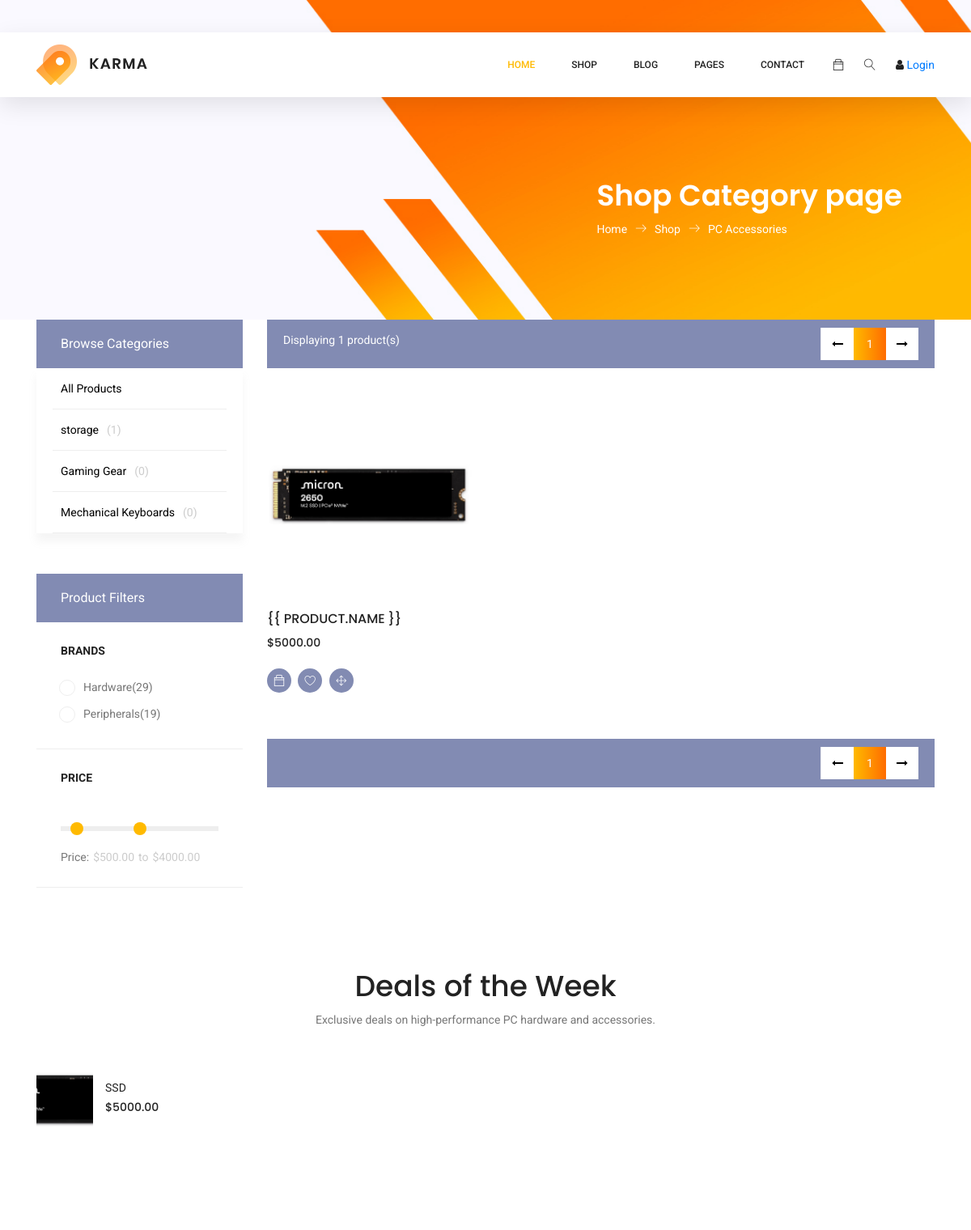
/products/ (upper part), run on an earlier commit of the app's database.
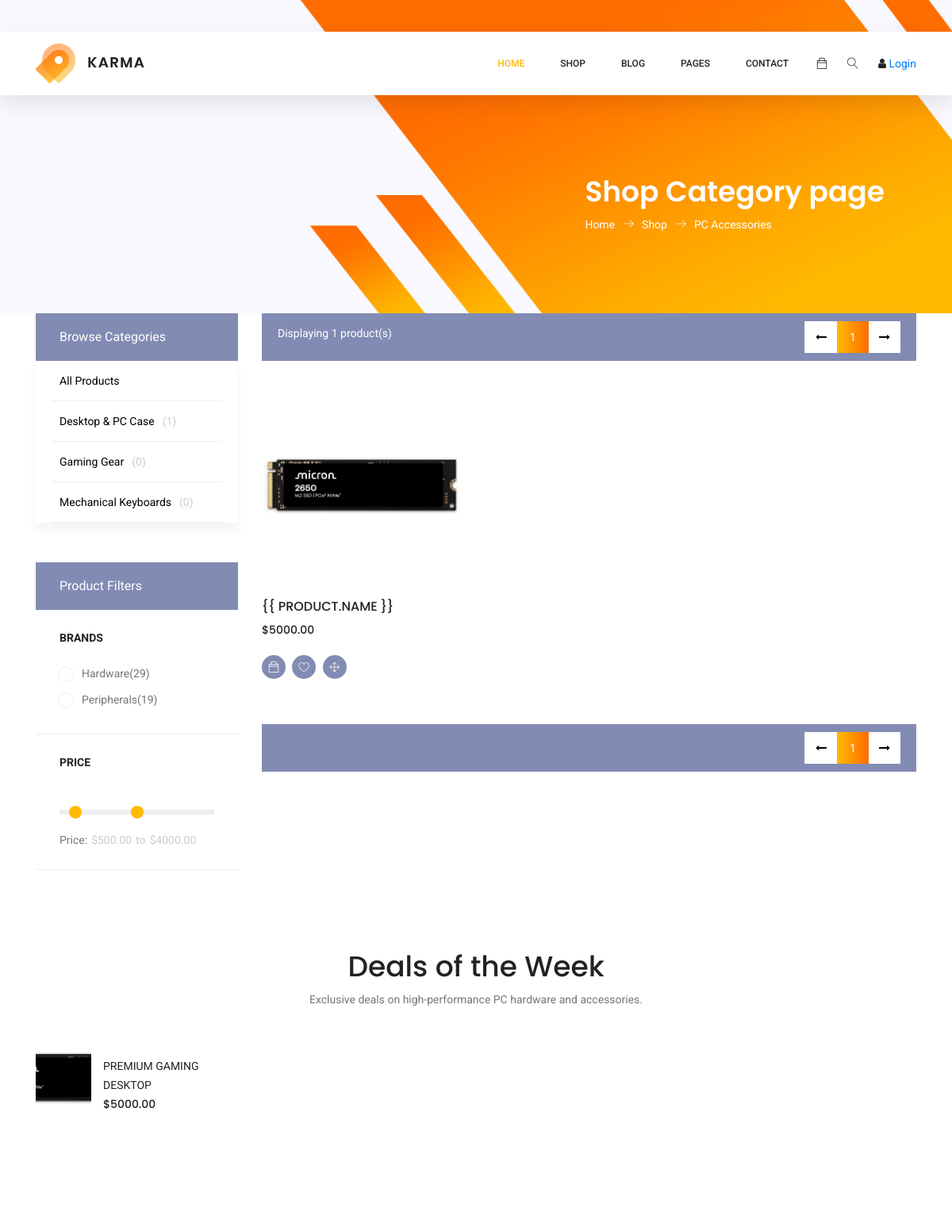
And on a later commit of the database.
### customer_app/models.py (models this page shows, shortened)
class Category(models.Model):
    name = models.CharField(max_length=100)
    description = models.TextField(blank=True, null=True)

class Product(models.Model):
    name = models.CharField(max_length=200)
    category = models.ForeignKey(Category, on_delete=models.CASCADE, null=True, blank=True)
    price = models.DecimalField(max_digits=10, decimal_places=2)
    stock = models.IntegerField(default=0)
    image = models.ImageField(upload_to='products/')
    description = models.TextField()
    created_at = models.DateTimeField(auto_now_add=True, null=True)

### customer_app/views.py (the view)
# urls.py: path('products/', views.product_list, name='admin_product_list'),
def product_list(request):
    cat_id = request.GET.get('cat')
    categories = Category.objects.all()
    if cat_id:
        products = Product.objects.filter(category_id=cat_id)
        current_cat = get_object_or_404(Category, id=cat_id)
    else:
        products = Product.objects.all()
        current_cat = None
    return render(request, 'customer_app/category.html', {
        'products': products,
        'categories': categories,
        'current_cat': current_cat
    })

### customer_app/templates/customer_app/category.html (shortened to what the changed rows need)
{% extends "customer_app/base.html" %}
{% load static %}
{% block content %}
<section class="banner-area organic-breadcrumb">
	<div class="container">
		<div class="breadcrumb-banner d-flex flex-wrap align-items-center justify-content-end">
			<div class="col-first">
				<h1>{% if current_cat %}{{ current_cat.name }}{% else %}Shop Category page{% endif %}</h1>
			</div>
		</div>
	</div>
</section>
<div class="container">
	<div class="row">
		<div class="col-xl-3 col-lg-4 col-md-5">
			<div class="sidebar-categories">
				<ul class="main-categories">
					{% for cat in categories %}
					<li class="main-nav-list">
						<a href="{% url 'product_list' %}?cat={{ cat.id }}">
							{{ cat.name }}<span class="number">({{ cat.product_set.count }})</span>
						</a>
					</li>
					{% endfor %}
				</ul>
			</div>
		</div>
		<div class="col-xl-9 col-lg-8 col-md-7">
			<section class="lattest-product-area pb-40 category-list">
				<div class="row">
					{% for product in products %}
					<div class="col-lg-4 col-md-6">
						<div class="single-product">
							<a href="{% url 'product_detail' product.id %}">
								{% if product.image %}
								<img class="img-fluid" src="{{ product.image.url }}"
									style="height:250px; width:100%; object-fit:contain;" alt="">
								{% else %}
								<img class="img-fluid" src="{% static 'customer_app/img/product/p1.jpg' %}"
									style="height:250px; width:100%; object-fit:contain;" alt="">
								{% endif %}
							</a>
							<div class="product-details">
								<h6><a href="{% url 'product_detail' product.id %}" style="color:inherit;">{{
										product.name }}</a></h6>
								<div class="price">
									<h6>${{ product.price }}</h6>
								</div>
								<div class="prd-bottom">
									<a href="" class="social-info">
										<span class="ti-bag"></span>
									</a>
									<a href="" class="social-info">
										<span class="lnr lnr-heart"></span>
									</a>
									<a href="{% url 'product_detail' product.id %}" class="social-info">
										<span class="lnr lnr-move"></span>
									</a>
								</div>
							</div>
						</div>
					</div>
					{% empty %}
					<div class="col-12 text-center" style="padding: 100px 0;">
						<h3>No products found in this category.</h3>
						<p>Check back later or try another category!</p>
					</div>
					{% endfor %}
				</div>
			</section>
		</div>
	</div>
</div>
<section class="related-product-area section_gap">
	<div class="container">
		<div class="row justify-content-center">
			<div class="col-lg-6 text-center">
				<div class="section-title">
					<h1>Deals of the Week</h1>
				</div>
			</div>
		</div>
		<div class="row">
			<div class="col-lg-9">
				<div class="row">
					{% for product in products|slice:":9" %}
					<div class="col-lg-4 col-md-4 col-sm-6 mb-20">
						<div class="single-related-product d-flex">
							<a href="{% url 'product_detail' product.id %}">
								{% if product.image %}
								<img src="{{ product.image.url }}" style="width:70px;height:70px;object-fit:cover;"
									alt="">
								{% else %}
								<img src="{% static 'customer_app/img/r1.jpg' %}"
									style="width:70px;height:70px;object-fit:cover;" alt="">
								{% endif %}
							</a>
							<div class="desc">
								<a href="{% url 'product_detail' product.id %}" class="title">{{ product.name }}</a>
								<div class="price">
									<h6>${{ product.price }}</h6>
								</div>
							</div>
						</div>
					</div>
					{% endfor %}
				</div>
			</div>
		</div>
	</div>
</section>
{% endblock %}

What changed in the data, as far as the page shows it:
changed Category id 1: name "storage" → "Desktop & PC Case"
changed Product: name "SSD" → "PREMIUM GAMING DESKTOP"
